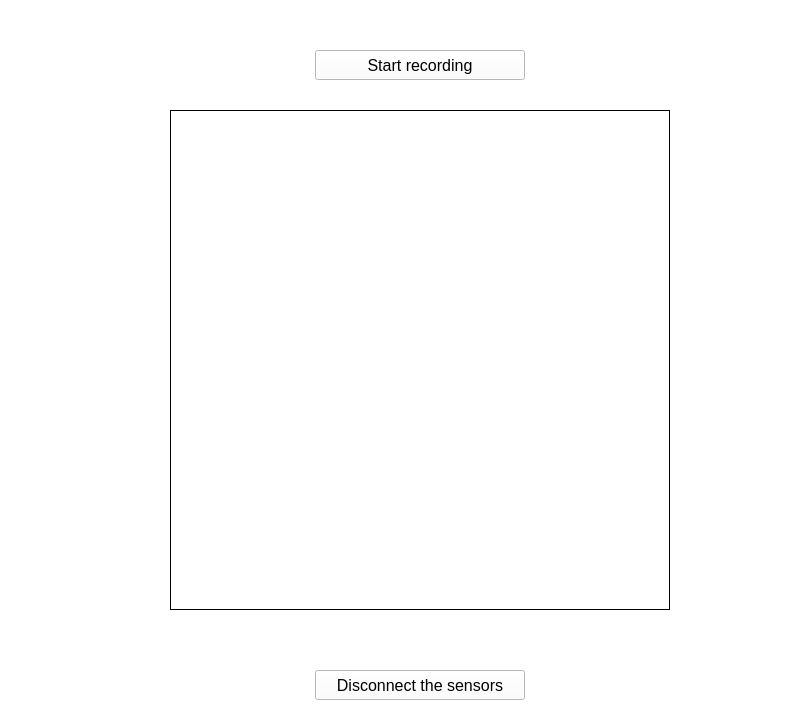
    <widget class="QWidget" name="w_SpiTab">
     <property name="palette">
      <palette>
       <active>
        <colorrole role="Button">
         <brush brushstyle="SolidPattern">
          <color alpha="255">
           <red>255</red>
           <green>255</green>
           <blue>255</blue>
          </color>
         </brush>
        </colorrole>
        <colorrole role="Base">
         <brush brushstyle="SolidPattern">
          <color alpha="255">
           <red>255</red>
           <green>255</green>
           <blue>255</blue>
          </color>
         </brush>
        </colorrole>
        <colorrole role="Window">
         <brush brushstyle="SolidPattern">
          <color alpha="255">
           <red>255</red>
           <green>255</green>
           <blue>255</blue>
          </color>
         </brush>
        </colorrole>
        <colorrole role="Highlight">
         <brush brushstyle="SolidPattern">
          <color alpha="255">
           <red>0</red>
           <green>255</green>
           <blue>0</blue>
          </color>
         </brush>
        </colorrole>
        <colorrole role="HighlightedText">
         <brush brushstyle="SolidPattern">
          <color alpha="255">
           <red>0</red>
           <green>0</green>
           <blue>0</blue>
          </color>
         </brush>
        </colorrole>
       </active>
       <inactive>
        <colorrole role="Button">
         <brush brushstyle="SolidPattern">
          <color alpha="255">
           <red>255</red>
           <green>255</green>
           <blue>255</blue>
          </color>
         </brush>
        </colorrole>
        <colorrole role="Base">
         <brush brushstyle="SolidPattern">
          <color alpha="255">
           <red>255</red>
           <green>255</green>
           <blue>255</blue>
          </color>
         </brush>
        </colorrole>
        <colorrole role="Window">
         <brush brushstyle="SolidPattern">
          <color alpha="255">
           <red>255</red>
           <green>255</green>
           <blue>255</blue>
          </color>
         </brush>
        </colorrole>
        <colorrole role="Highlight">
         <brush brushstyle="SolidPattern">
          <color alpha="255">
           <red>0</red>
           <green>255</green>
           <blue>0</blue>
          </color>
         </brush>
        </colorrole>
        <colorrole role="HighlightedText">
         <brush brushstyle="SolidPattern">
          <color alpha="255">
           <red>0</red>
           <green>0</green>
           <blue>0</blue>
          </color>
         </brush>
        </colorrole>
       </inactive>
       <disabled>
        <colorrole role="Button">
         <brush brushstyle="SolidPattern">
          <color alpha="255">
           <red>255</red>
           <green>255</green>
           <blue>255</blue>
          </color>
         </brush>
        </colorrole>
        <colorrole role="Base">
         <brush brushstyle="SolidPattern">
          <color alpha="255">
           <red>255</red>
           <green>255</green>
           <blue>255</blue>
          </color>
         </brush>
        </colorrole>
        <colorrole role="Window">
         <brush brushstyle="SolidPattern">
          <color alpha="255">
           <red>255</red>
           <green>255</green>
           <blue>255</blue>
          </color>
         </brush>
        </colorrole>
        <colorrole role="Highlight">
         <brush brushstyle="SolidPattern">
          <color alpha="255">
           <red>245</red>
           <green>245</green>
           <blue>245</blue>
          </color>
         </brush>
        </colorrole>
        <colorrole role="HighlightedText">
         <brush brushstyle="SolidPattern">
          <color alpha="255">
           <red>0</red>
           <green>0</green>
           <blue>0</blue>
          </color>
         </brush>
        </colorrole>
       </disabled>
      </palette>
     </property>
     <attribute name="title">
      <string>SPI</string>
     </attribute>
     <widget class="QListWidget" name="w_listSpiDataPrinted">
      <property name="geometry">
       <rect>
        <x>170</x>
        <y>110</y>
        <width>500</width>
        <height>500</height>
       </rect>
      </property>
      <property name="font">
       <font>
        <pointsize>12</pointsize>
       </font>
      </property>
      <property name="focusPolicy">
       <enum>Qt::NoFocus</enum>
      </property>
      <property name="contextMenuPolicy">
       <enum>Qt::DefaultContextMenu</enum>
      </property>
      <property name="autoFillBackground">
       <bool>false</bool>
      </property>
      <property name="styleSheet">
       <string notr="true">border-style: solid;
border-width: 1px;</string>
      </property>
      <property name="frameShadow">
       <enum>QFrame::Sunken</enum>
      </property>
      <property name="editTriggers">
       <set>QAbstractItemView::DoubleClicked|QAbstractItemView::EditKeyPressed|QAbstractItemView::SelectedClicked</set>
      </property>
      <property name="alternatingRowColors">
       <bool>true</bool>
      </property>
      <property name="selectionMode">
       <enum>QAbstractItemView::NoSelection</enum>
      </property>
     </widget>
     <widget class="QPushButton" name="w_disconnectAll6">
      <property name="geometry">
       <rect>
        <x>315</x>
        <y>670</y>
        <width>210</width>
        <height>30</height>
       </rect>
      </property>
      <property name="font">
       <font>
        <pointsize>12</pointsize>
       </font>
      </property>
      <property name="styleSheet">
       <string notr="true"/>
      </property>
      <property name="text">
       <string>Disconnect the sensors</string>
      </property>
     </widget>
     <widget class="QPushButton" name="w_backArrow5">
      <property name="geometry">
       <rect>
        <x>40</x>
        <y>50</y>
        <width>70</width>
        <height>40</height>
       </rect>
      </property>
      <property name="focusPolicy">
       <enum>Qt::NoFocus</enum>
      </property>
      <property name="styleSheet">
       <string notr="true">border-radius: 10px;
border-style: solid;
image: url(:/back_arrow/_Icons/left.png);</string>
      </property>
      <property name="text">
       <string/>
      </property>
     </widget>
     <widget class="QPushButton" name="w_spiSettingsButton">
      <property name="geometry">
       <rect>
        <x>730</x>
        <y>50</y>
        <width>70</width>
        <height>40</height>
       </rect>
      </property>
      <property name="focusPolicy">
       <enum>Qt::NoFocus</enum>
      </property>
      <property name="styleSheet">
       <string notr="true">background-color:white;
border-radius: 10px;
border-style: solid;
image: url(:/SPI_bluetooth/_Icons/settings_resized.png);</string>
      </property>
      <property name="text">
       <string/>
      </property>
     </widget>
     <widget class="QPushButton" name="w_spiRecordButton">
      <property name="geometry">
       <rect>
        <x>315</x>
        <y>50</y>
        <width>210</width>
        <height>30</height>
       </rect>
      </property>
      <property name="font">
       <font>
        <pointsize>12</pointsize>
       </font>
      </property>
      <property name="focusPolicy">
       <enum>Qt::NoFocus</enum>
      </property>
      <property name="styleSheet">
       <string notr="true"/>
      </property>
      <property name="text">
       <string>Start recording</string>
      </property>
     </widget>
    </widget>
